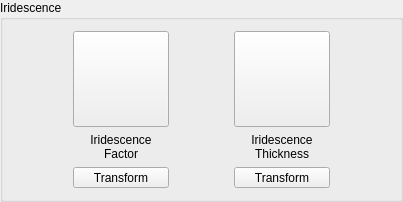
            <widget class="QGroupBox" name="grpIridescence">
             <property name="title">
              <string>Iridescence</string>
             </property>
             <layout class="QHBoxLayout" name="horizontalLayout_6">
              <item>
               <spacer name="horizontalSpacer_25">
                <property name="orientation">
                 <enum>Qt::Orientation::Horizontal</enum>
                </property>
                <property name="sizeHint" stdset="0">
                 <size>
                  <width>59</width>
                  <height>20</height>
                 </size>
                </property>
               </spacer>
              </item>
              <item>
               <layout class="QVBoxLayout" name="verticalLayout_19">
                <item>
                 <widget class="QPushButton" name="btnIridFactorTex">
                  <property name="minimumSize">
                   <size>
                    <width>96</width>
                    <height>96</height>
                   </size>
                  </property>
                  <property name="maximumSize">
                   <size>
                    <width>96</width>
                    <height>96</height>
                   </size>
                  </property>
                  <property name="acceptDrops">
                   <bool>true</bool>
                  </property>
                  <property name="toolTip">
                   <string>Load/Replace Iridescence Color</string>
                  </property>
                  <property name="text">
                   <string/>
                  </property>
                  <property name="iconSize">
                   <size>
                    <width>90</width>
                    <height>90</height>
                   </size>
                  </property>
                 </widget>
                </item>
                <item>
                 <widget class="QLabel" name="lblIridFactor">
                  <property name="text">
                   <string>Iridescence
Factor</string>
                  </property>
                  <property name="alignment">
                   <set>Qt::AlignmentFlag::AlignCenter</set>
                  </property>
                 </widget>
                </item>
                <item>
                 <widget class="QToolButton" name="toolButtonIridColTexTrsf">
                  <property name="sizePolicy">
                   <sizepolicy hsizetype="MinimumExpanding" vsizetype="Fixed">
                    <horstretch>0</horstretch>
                    <verstretch>0</verstretch>
                   </sizepolicy>
                  </property>
                  <property name="text">
                   <string>Transform</string>
                  </property>
                 </widget>
                </item>
               </layout>
              </item>
              <item>
               <spacer name="horizontalSpacer_26">
                <property name="orientation">
                 <enum>Qt::Orientation::Horizontal</enum>
                </property>
                <property name="sizeHint" stdset="0">
                 <size>
                  <width>59</width>
                  <height>20</height>
                 </size>
                </property>
               </spacer>
              </item>
              <item>
               <layout class="QVBoxLayout" name="verticalLayout_20">
                <item>
                 <widget class="QPushButton" name="btnIridescenceThicknessTex">
                  <property name="minimumSize">
                   <size>
                    <width>96</width>
                    <height>96</height>
                   </size>
                  </property>
                  <property name="maximumSize">
                   <size>
                    <width>96</width>
                    <height>96</height>
                   </size>
                  </property>
                  <property name="acceptDrops">
                   <bool>true</bool>
                  </property>
                  <property name="toolTip">
                   <string>Load/Replace Iridescence Roughness</string>
                  </property>
                  <property name="text">
                   <string/>
                  </property>
                  <property name="iconSize">
                   <size>
                    <width>90</width>
                    <height>90</height>
                   </size>
                  </property>
                 </widget>
                </item>
                <item>
                 <widget class="QLabel" name="lblIridThickness">
                  <property name="text">
                   <string>Iridescence
Thickness</string>
                  </property>
                  <property name="alignment">
                   <set>Qt::AlignmentFlag::AlignCenter</set>
                  </property>
                 </widget>
                </item>
                <item>
                 <widget class="QToolButton" name="toolButtonIridRghTexTrsf">
                  <property name="sizePolicy">
                   <sizepolicy hsizetype="MinimumExpanding" vsizetype="Fixed">
                    <horstretch>0</horstretch>
                    <verstretch>0</verstretch>
                   </sizepolicy>
                  </property>
                  <property name="text">
                   <string>Transform</string>
                  </property>
                 </widget>
                </item>
               </layout>
              </item>
              <item>
               <spacer name="horizontalSpacer_27">
                <property name="orientation">
                 <enum>Qt::Orientation::Horizontal</enum>
                </property>
                <property name="sizeHint" stdset="0">
                 <size>
                  <width>59</width>
                  <height>20</height>
                 </size>
                </property>
               </spacer>
              </item>
             </layout>
            </widget>
